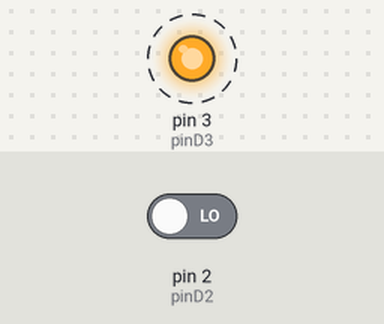
This sketch was run on a simulated Arduino Uno, built with avr-gcc and run on an emulated ATmega328P. Shown: output pins drawn as LEDs (lit = HIGH). Dashed ring = blinking. The test bench sets the inputs (shaded band); at power-on: pin 2 (pinD2) LOW. What the sketch prints to the serial monitor is not drawn.

Above: at 1.2 s.
1.3 s: pin 2 (pinD2) driven HIGH
Timing chart, 0 to 10.3 s (numbered marks = the images above; inputs shaded):
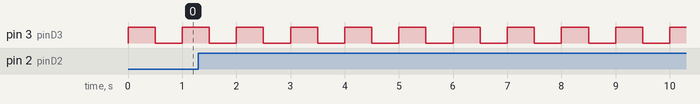

Measured:
- by itself, pin 3 (pinD3): alternates HIGH for 0.50 s and LOW for 0.50 s

The sketch:

capteur_capacitif_touch_interrupt.ino
```cpp
/* Capteur capacitif tactile
 * Mesure de la durée du basculement de l'entrée digitale D2 (seuil de 2,5V)
 * David THERINCOURT - 2025
 */

int pinD3 = 3;  // Broche D3
int pinD2 = 2;  // Broche D2

unsigned long t_init;            // Instant initial
unsigned long t_rise;            // Instant de basculement

void setup() {
  Serial.begin(9600);            // Initialisation du port série
  pinMode(pinD3, OUTPUT);        // broche D3 en sortie (charge condensateur)
  pinMode(pinD2, INPUT);         // broche D2 en entrée (lecture tension condensateur)
  attachInterrupt(digitalPinToInterrupt(pinD2),  detection, RISING); // Parmetrage interruption
}

void loop() {
  // DEBUT CHARGE COMPLETE
  digitalWrite(pinD3, 1);        // D3 à 5V
  t_init = micros();             // Mesure instant début
  delay(500);                    // Temporisation pour charge complète

  // DEBUT DECHAGRE COMPLETE
  digitalWrite(pinD3, 0);        // Début décharge du condensateur
  delay(500);                    // Temporisation pour charge complète
}

void detection() {
  t_rise = micros();             // Mesure instant du basculement de 0 à 5V
  Serial.print(t_rise - t_init); // Affichage durée de basculement
  Serial.println(" µs");         // Affichage unité + saut de ligne
}
```
